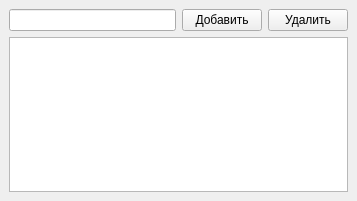
<?xml version="1.0" encoding="UTF-8"?>
<ui version="4.0">
 <class>MainWindow</class>
 <widget class="QMainWindow" name="MainWindow">
  <property name="geometry">
   <rect>
    <x>0</x>
    <y>0</y>
    <width>357</width>
    <height>201</height>
   </rect>
  </property>
  <property name="windowTitle">
   <string>Статусы поставки</string>
  </property>
  <widget class="QWidget" name="centralwidget">
   <layout class="QGridLayout" name="gridLayout">
    <item row="0" column="0">
     <layout class="QHBoxLayout" name="horizontalLayout">
      <item>
       <widget class="QLineEdit" name="lineEdit"/>
      </item>
      <item>
       <widget class="QPushButton" name="pushButton_2">
        <property name="text">
         <string>Добавить</string>
        </property>
       </widget>
      </item>
      <item>
       <widget class="QPushButton" name="pushButton">
        <property name="text">
         <string>Удалить</string>
        </property>
       </widget>
      </item>
     </layout>
    </item>
    <item row="1" column="0">
     <widget class="QListView" name="listView"/>
    </item>
   </layout>
  </widget>
 </widget>
 <resources/>
 <connections/>
</ui>
